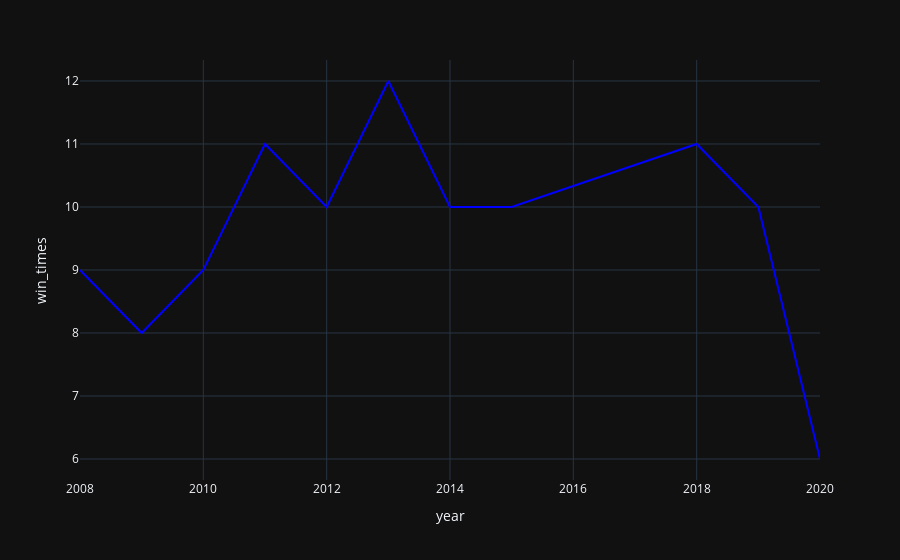

Here is the notebook cell this chart was saved with:
### Markdown cell above
## Line Map in plotly for "years" vs "number of win times"

### Code cell
times = matches_times['winner'] == win[0]
px.line(matches_times[times], x='year', y='win_times',template='plotly_dark',color_discrete_sequence=['blue'])

### Figure 1 — Plotly figure (JSON) as saved in the notebook; plotly's stock layout.template omitted (floating-point values rounded to 4 significant figures)
{"data": [{"hovertemplate": "year=%{x}<br>win_times=%{y}<extra></extra>", "legendgroup": "", "line": {"color": "blue", "dash": "solid"}, "marker": {"symbol": "circle"}, "mode": "lines", "name": "", "orientation": "v", "showlegend": false, "type": "scatter", "x": [2008, 2009, 2010, 2011, 2012, 2013, 2014, 2015, 2018, 2019, 2020], "xaxis": "x", "y": [9, 8, 9, 11, 10, 12, 10, 10, 11, 10, 6], "yaxis": "y"}], "layout": {"legend": {"tracegroupgap": 0}, "margin": {"t": 60}, "xaxis": {"anchor": "y", "domain": [0, 1], "title": {"text": "year"}}, "yaxis": {"anchor": "x", "domain": [0, 1], "title": {"text": "win_times"}}}}
